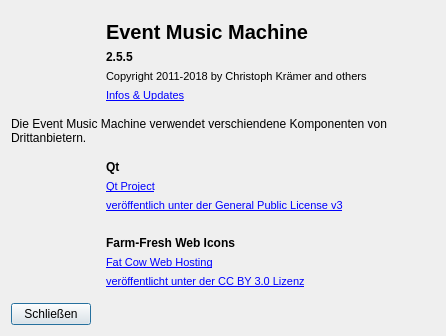
<?xml version="1.0" encoding="UTF-8"?>
<ui version="4.0">
 <class>AboutDialog</class>
 <widget class="QDialog" name="AboutDialog">
  <property name="geometry">
   <rect>
    <x>0</x>
    <y>0</y>
    <width>446</width>
    <height>336</height>
   </rect>
  </property>
  <property name="windowTitle">
   <string>Über die Event Music Machine</string>
  </property>
  <layout class="QGridLayout" name="gridLayout">
   <item row="4" column="1">
    <widget class="QWidget" name="widget_2" native="true">
     <layout class="QVBoxLayout" name="verticalLayout_2">
      <item>
       <widget class="QLabel" name="label_8">
        <property name="font">
         <font>
          <weight>75</weight>
          <bold>true</bold>
         </font>
        </property>
        <property name="text">
         <string notr="true">Qt</string>
        </property>
       </widget>
      </item>
      <item>
       <widget class="QLabel" name="label_13">
        <property name="text">
         <string notr="true">&lt;!DOCTYPE HTML PUBLIC &quot;-//W3C//DTD HTML 4.0//EN&quot; &quot;http://www.w3.org/TR/REC-html40/strict.dtd&quot;&gt;
&lt;html&gt;&lt;head&gt;&lt;meta name=&quot;qrichtext&quot; content=&quot;1&quot; /&gt;&lt;style type=&quot;text/css&quot;&gt;
p, li { white-space: pre-wrap; }
&lt;/style&gt;&lt;/head&gt;&lt;body style=&quot; font-family:'MS Shell Dlg 2'; font-size:8pt; font-weight:400; font-style:normal;&quot;&gt;
&lt;p style=&quot; margin-top:0px; margin-bottom:0px; margin-left:0px; margin-right:0px; -qt-block-indent:0; text-indent:0px;&quot;&gt;&lt;a href=&quot;http://qt-project.org/&quot;&gt;&lt;span style=&quot; text-decoration: underline; color:#0000ff;&quot;&gt;Qt Project&lt;/span&gt;&lt;/a&gt;&lt;/p&gt;&lt;/body&gt;&lt;/html&gt;</string>
        </property>
        <property name="openExternalLinks">
         <bool>true</bool>
        </property>
       </widget>
      </item>
      <item>
       <widget class="QLabel" name="label_14">
        <property name="text">
         <string>&lt;!DOCTYPE HTML PUBLIC &quot;-//W3C//DTD HTML 4.0//EN&quot; &quot;http://www.w3.org/TR/REC-html40/strict.dtd&quot;&gt;
&lt;html&gt;&lt;head&gt;&lt;meta name=&quot;qrichtext&quot; content=&quot;1&quot; /&gt;&lt;style type=&quot;text/css&quot;&gt;
p, li { white-space: pre-wrap; }
&lt;/style&gt;&lt;/head&gt;&lt;body style=&quot; font-family:'MS Shell Dlg 2'; font-size:8.25pt; font-weight:400; font-style:normal;&quot;&gt;
&lt;p style=&quot; margin-top:0px; margin-bottom:0px; margin-left:0px; margin-right:0px; -qt-block-indent:0; text-indent:0px;&quot;&gt;&lt;a href=&quot;http://www.gnu.de/documents/lgpl-2.1.de.html&quot;&gt;&lt;span style=&quot; text-decoration: underline; color:#0000ff;&quot;&gt;veröffentlich unter der General Public License v3&lt;/span&gt;&lt;/a&gt;&lt;/p&gt;&lt;/body&gt;&lt;/html&gt;</string>
        </property>
        <property name="openExternalLinks">
         <bool>true</bool>
        </property>
       </widget>
      </item>
     </layout>
    </widget>
   </item>
   <item row="0" column="1">
    <widget class="QWidget" name="widget" native="true">
     <layout class="QVBoxLayout" name="verticalLayout">
      <item>
       <widget class="QLabel" name="label_2">
        <property name="styleSheet">
         <string notr="true">font-size:20px;
font-weight:bold;</string>
        </property>
        <property name="text">
         <string notr="true">Event Music Machine</string>
        </property>
       </widget>
      </item>
      <item>
       <widget class="QLabel" name="versionString">
        <property name="styleSheet">
         <string notr="true">font-weight:bold;
font-size:12px;</string>
        </property>
        <property name="text">
         <string notr="true">2.5.5</string>
        </property>
       </widget>
      </item>
      <item>
       <widget class="QLabel" name="label_4">
        <property name="text">
         <string notr="true">&lt;!DOCTYPE HTML PUBLIC &quot;-//W3C//DTD HTML 4.0//EN&quot; &quot;http://www.w3.org/TR/REC-html40/strict.dtd&quot;&gt;
&lt;html&gt;&lt;head&gt;&lt;meta name=&quot;qrichtext&quot; content=&quot;1&quot; /&gt;&lt;style type=&quot;text/css&quot;&gt;
p, li { white-space: pre-wrap; }
&lt;/style&gt;&lt;/head&gt;&lt;body style=&quot; font-family:'MS Shell Dlg 2'; font-size:8pt; font-weight:400; font-style:normal;&quot;&gt;
&lt;p style=&quot; margin-top:0px; margin-bottom:0px; margin-left:0px; margin-right:0px; -qt-block-indent:0; text-indent:0px;&quot;&gt;Copyright 2011-2018 by Christoph Krämer and others&lt;/p&gt;&lt;/body&gt;&lt;/html&gt;</string>
        </property>
       </widget>
      </item>
      <item>
       <widget class="QLabel" name="label_15">
        <property name="text">
         <string>&lt;!DOCTYPE HTML PUBLIC &quot;-//W3C//DTD HTML 4.0//EN&quot; &quot;http://www.w3.org/TR/REC-html40/strict.dtd&quot;&gt;
&lt;html&gt;&lt;head&gt;&lt;meta name=&quot;qrichtext&quot; content=&quot;1&quot; /&gt;&lt;style type=&quot;text/css&quot;&gt;
p, li { white-space: pre-wrap; }
&lt;/style&gt;&lt;/head&gt;&lt;body style=&quot; font-family:'MS Shell Dlg 2'; font-size:8pt; font-weight:400; font-style:normal;&quot;&gt;
&lt;p style=&quot; margin-top:0px; margin-bottom:0px; margin-left:0px; margin-right:0px; -qt-block-indent:0; text-indent:0px;&quot;&gt;&lt;span style=&quot; font-size:8.25pt;&quot;&gt;&lt;/span&gt;&lt;a href=&quot;http://ravo-entertain.de/Event-Software/&quot;&gt;&lt;span style=&quot; text-decoration: underline; color:#0000ff;&quot;&gt;Infos &amp;amp; Updates&lt;/span&gt;&lt;/a&gt;&lt;span style=&quot; font-size:8.25pt;&quot;&gt;&lt;/span&gt;&lt;/p&gt;&lt;/body&gt;&lt;/html&gt;</string>
        </property>
        <property name="alignment">
         <set>Qt::AlignLeading|Qt::AlignLeft|Qt::AlignVCenter</set>
        </property>
        <property name="openExternalLinks">
         <bool>true</bool>
        </property>
       </widget>
      </item>
     </layout>
    </widget>
   </item>
   <item row="5" column="1">
    <widget class="QWidget" name="widget_3" native="true">
     <layout class="QGridLayout" name="gridLayout_2">
      <item row="0" column="0">
       <widget class="QLabel" name="label_9">
        <property name="font">
         <font>
          <weight>75</weight>
          <bold>true</bold>
         </font>
        </property>
        <property name="text">
         <string notr="true">Farm-Fresh Web Icons</string>
        </property>
       </widget>
      </item>
      <item row="1" column="0">
       <widget class="QLabel" name="label_10">
        <property name="text">
         <string notr="true">&lt;!DOCTYPE HTML PUBLIC &quot;-//W3C//DTD HTML 4.0//EN&quot; &quot;http://www.w3.org/TR/REC-html40/strict.dtd&quot;&gt;
&lt;html&gt;&lt;head&gt;&lt;meta name=&quot;qrichtext&quot; content=&quot;1&quot; /&gt;&lt;style type=&quot;text/css&quot;&gt;
p, li { white-space: pre-wrap; }
&lt;/style&gt;&lt;/head&gt;&lt;body style=&quot; font-family:'MS Shell Dlg 2'; font-size:8.25pt; font-weight:400; font-style:normal;&quot;&gt;
&lt;p style=&quot; margin-top:0px; margin-bottom:0px; margin-left:0px; margin-right:0px; -qt-block-indent:0; text-indent:0px;&quot;&gt;&lt;a href=&quot;http://www.fatcow.com/free-icons&quot;&gt;&lt;span style=&quot; text-decoration: underline; color:#0000ff;&quot;&gt;Fat Cow Web Hosting&lt;/span&gt;&lt;/a&gt;&lt;/p&gt;&lt;/body&gt;&lt;/html&gt;</string>
        </property>
        <property name="openExternalLinks">
         <bool>true</bool>
        </property>
       </widget>
      </item>
      <item row="2" column="0">
       <widget class="QLabel" name="label_11">
        <property name="text">
         <string>&lt;!DOCTYPE HTML PUBLIC &quot;-//W3C//DTD HTML 4.0//EN&quot; &quot;http://www.w3.org/TR/REC-html40/strict.dtd&quot;&gt;
&lt;html&gt;&lt;head&gt;&lt;meta name=&quot;qrichtext&quot; content=&quot;1&quot; /&gt;&lt;style type=&quot;text/css&quot;&gt;
p, li { white-space: pre-wrap; }
&lt;/style&gt;&lt;/head&gt;&lt;body style=&quot; font-family:'MS Shell Dlg 2'; font-size:8.25pt; font-weight:400; font-style:normal;&quot;&gt;
&lt;p style=&quot; margin-top:0px; margin-bottom:0px; margin-left:0px; margin-right:0px; -qt-block-indent:0; text-indent:0px;&quot;&gt;&lt;a href=&quot;http://creativecommons.org/licenses/by/3.0/us/&quot;&gt;&lt;span style=&quot; text-decoration: underline; color:#0000ff;&quot;&gt;veröffentlicht unter der CC BY 3.0 Lizenz&lt;/span&gt;&lt;/a&gt;&lt;/p&gt;&lt;/body&gt;&lt;/html&gt;</string>
        </property>
        <property name="openExternalLinks">
         <bool>true</bool>
        </property>
       </widget>
      </item>
      <item row="0" column="1" rowspan="3">
       <widget class="QLabel" name="label_12">
        <property name="minimumSize">
         <size>
          <width>60</width>
          <height>20</height>
         </size>
        </property>
        <property name="maximumSize">
         <size>
          <width>60</width>
          <height>20</height>
         </size>
        </property>
        <property name="pixmap">
         <pixmap resource="icons.qrc">:/icons/somerights20.png</pixmap>
        </property>
        <property name="scaledContents">
         <bool>true</bool>
        </property>
        <property name="alignment">
         <set>Qt::AlignRight|Qt::AlignTrailing|Qt::AlignVCenter</set>
        </property>
       </widget>
      </item>
     </layout>
    </widget>
   </item>
   <item row="0" column="0">
    <widget class="QLabel" name="label">
     <property name="minimumSize">
      <size>
       <width>75</width>
       <height>75</height>
      </size>
     </property>
     <property name="maximumSize">
      <size>
       <width>75</width>
       <height>75</height>
      </size>
     </property>
     <property name="pixmap">
      <pixmap resource="icons.qrc">:/icons/icon.ico</pixmap>
     </property>
     <property name="scaledContents">
      <bool>true</bool>
     </property>
    </widget>
   </item>
   <item row="3" column="0" colspan="2">
    <widget class="QLabel" name="label_5">
     <property name="text">
      <string>Die Event Music Machine verwendet verschiendene Komponenten von Drittanbietern.</string>
     </property>
     <property name="wordWrap">
      <bool>true</bool>
     </property>
    </widget>
   </item>
   <item row="4" column="0">
    <widget class="QLabel" name="label_6">
     <property name="minimumSize">
      <size>
       <width>40</width>
       <height>50</height>
      </size>
     </property>
     <property name="maximumSize">
      <size>
       <width>40</width>
       <height>50</height>
      </size>
     </property>
     <property name="pixmap">
      <pixmap resource="icons.qrc">:/icons/qt.png</pixmap>
     </property>
     <property name="scaledContents">
      <bool>true</bool>
     </property>
    </widget>
   </item>
   <item row="5" column="0">
    <widget class="QLabel" name="label_7">
     <property name="minimumSize">
      <size>
       <width>50</width>
       <height>50</height>
      </size>
     </property>
     <property name="maximumSize">
      <size>
       <width>50</width>
       <height>50</height>
      </size>
     </property>
     <property name="pixmap">
      <pixmap resource="icons.qrc">:/icons/fatcow.png</pixmap>
     </property>
     <property name="scaledContents">
      <bool>true</bool>
     </property>
    </widget>
   </item>
   <item row="2" column="0" colspan="2">
    <spacer name="verticalSpacer">
     <property name="orientation">
      <enum>Qt::Vertical</enum>
     </property>
     <property name="sizeHint" stdset="0">
      <size>
       <width>20</width>
       <height>40</height>
      </size>
     </property>
    </spacer>
   </item>
   <item row="6" column="0">
    <widget class="QPushButton" name="closeButton">
     <property name="text">
      <string>Schließen</string>
     </property>
    </widget>
   </item>
  </layout>
 </widget>
 <resources>
  <include location="icons.qrc"/>
 </resources>
 <connections/>
</ui>
